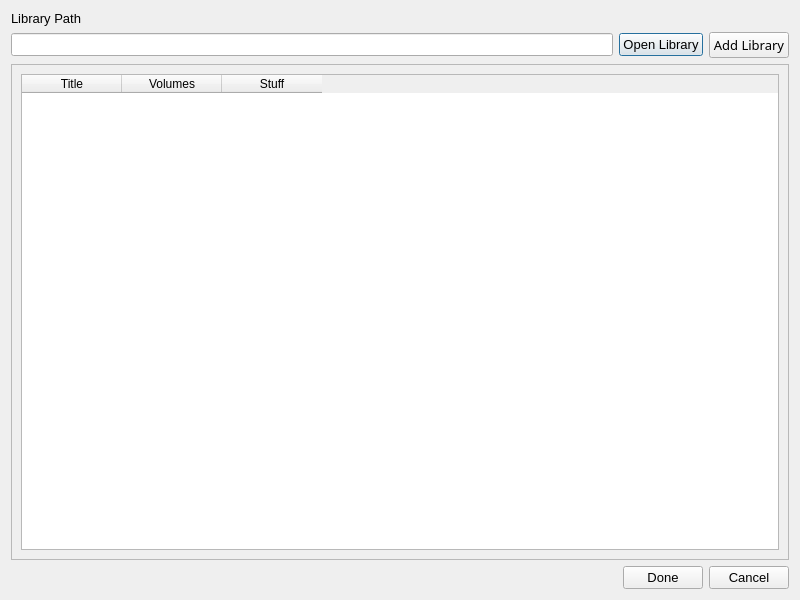
<?xml version="1.0" encoding="UTF-8"?>
<ui version="4.0">
 <class>AddLibraryDialog</class>
 <widget class="QDialog" name="AddLibraryDialog">
  <property name="geometry">
   <rect>
    <x>0</x>
    <y>0</y>
    <width>800</width>
    <height>600</height>
   </rect>
  </property>
  <property name="font">
   <font>
    <pointsize>10</pointsize>
   </font>
  </property>
  <property name="windowTitle">
   <string>Dialog</string>
  </property>
  <layout class="QVBoxLayout" name="outer_layout">
   <item>
    <layout class="QGridLayout" name="upper_grid_layout">
     <item row="0" column="0">
      <widget class="QLabel" name="label">
       <property name="text">
        <string>Library Path</string>
       </property>
      </widget>
     </item>
     <item row="1" column="0">
      <widget class="QLineEdit" name="path_field">
       <property name="text">
        <string/>
       </property>
      </widget>
     </item>
     <item row="1" column="1">
      <widget class="QPushButton" name="open_btn">
       <property name="text">
        <string>Open Library</string>
       </property>
      </widget>
     </item>
     <item row="1" column="2">
      <widget class="QPushButton" name="add_library_btn">
       <property name="font">
        <font>
         <family>Segoe UI Semibold</family>
         <pointsize>10</pointsize>
        </font>
       </property>
       <property name="text">
        <string>Add Library</string>
       </property>
      </widget>
     </item>
    </layout>
   </item>
   <item>
    <widget class="QScrollArea" name="scrollArea">
     <property name="widgetResizable">
      <bool>true</bool>
     </property>
     <widget class="QWidget" name="scrollAreaWidgetContents">
      <property name="geometry">
       <rect>
        <x>0</x>
        <y>0</y>
        <width>780</width>
        <height>488</height>
       </rect>
      </property>
      <layout class="QHBoxLayout" name="scroll_layout_dummy">
       <item>
        <widget class="QTableWidget" name="series_table">
         <property name="showGrid">
          <bool>true</bool>
         </property>
         <attribute name="verticalHeaderVisible">
          <bool>true</bool>
         </attribute>
         <attribute name="verticalHeaderHighlightSections">
          <bool>true</bool>
         </attribute>
         <column>
          <property name="text">
           <string>Title</string>
          </property>
         </column>
         <column>
          <property name="text">
           <string>Volumes</string>
          </property>
         </column>
         <column>
          <property name="text">
           <string>Stuff</string>
          </property>
         </column>
        </widget>
       </item>
      </layout>
     </widget>
    </widget>
   </item>
   <item>
    <layout class="QHBoxLayout" name="bottom_btn_layout">
     <item>
      <spacer name="horizontalSpacer">
       <property name="orientation">
        <enum>Qt::Horizontal</enum>
       </property>
       <property name="sizeHint" stdset="0">
        <size>
         <width>40</width>
         <height>20</height>
        </size>
       </property>
      </spacer>
     </item>
     <item>
      <widget class="QPushButton" name="done_btn">
       <property name="text">
        <string>Done</string>
       </property>
      </widget>
     </item>
     <item>
      <widget class="QPushButton" name="cancel_btn">
       <property name="text">
        <string>Cancel</string>
       </property>
      </widget>
     </item>
    </layout>
   </item>
  </layout>
 </widget>
 <resources/>
 <connections/>
</ui>
